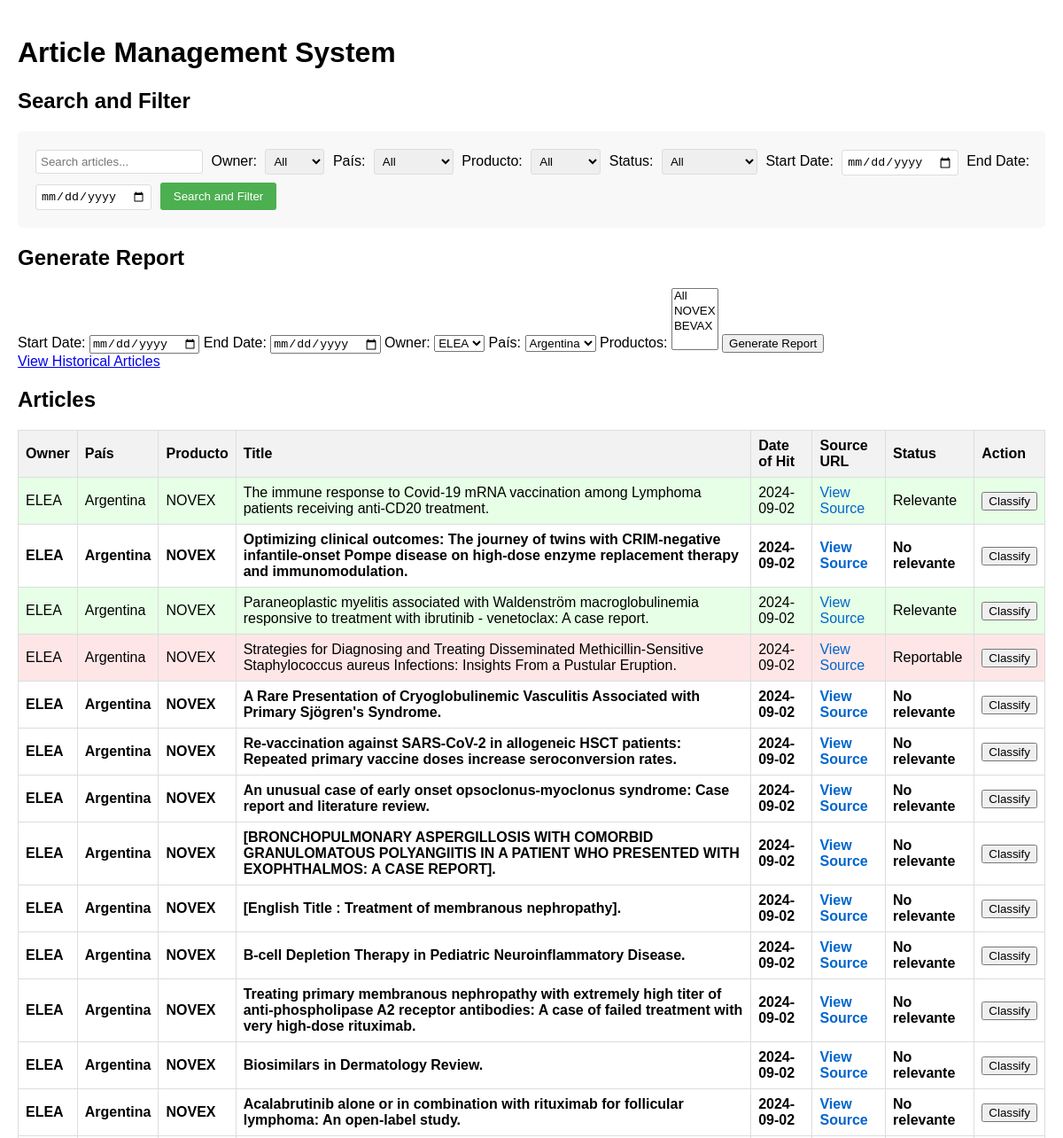
Before: / (upper part) with the older database file.
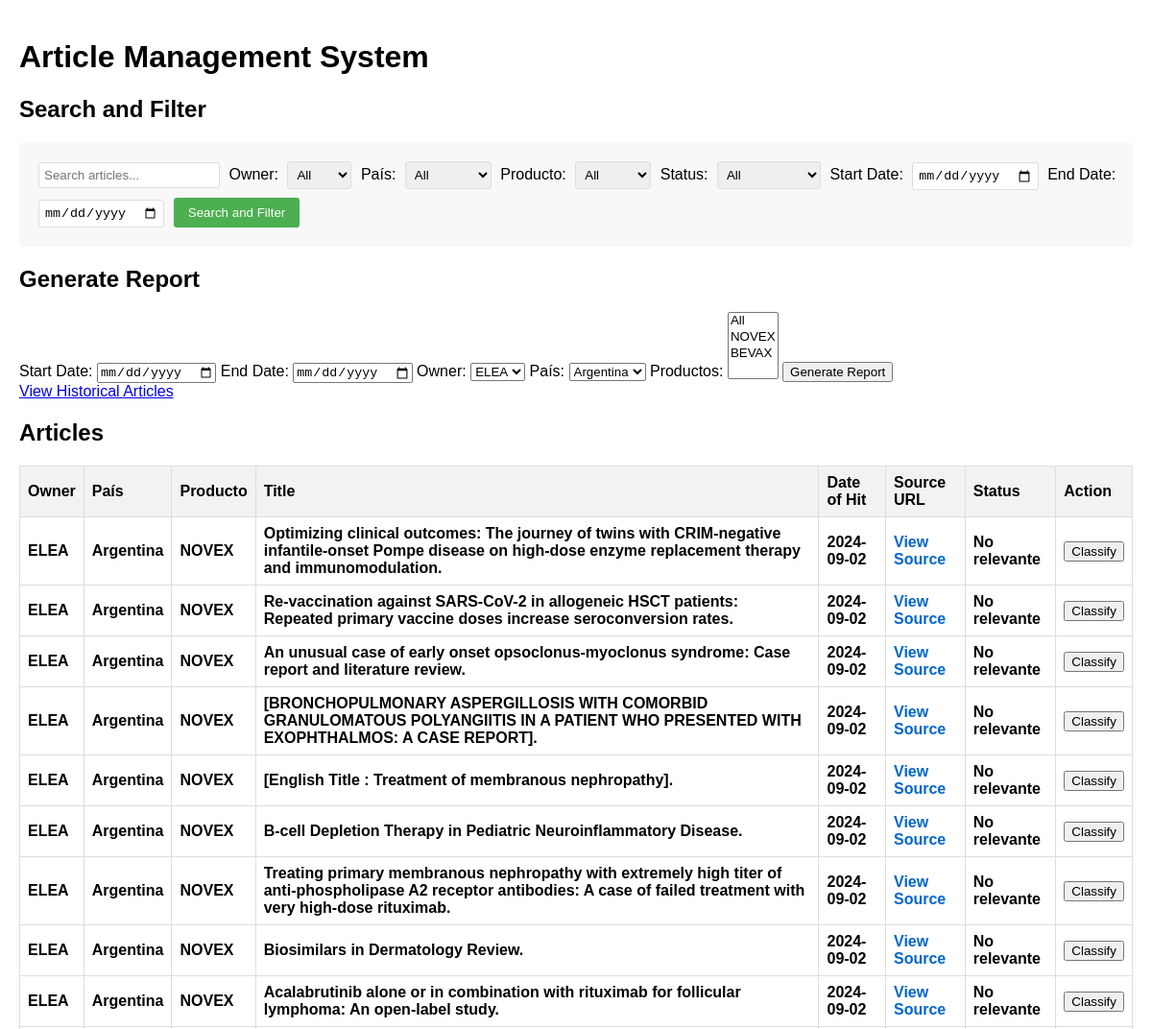
After: the same page with the newer database file.
### models.py (models this page shows)
class Article(db.Model):
    id = db.Column(db.Integer, primary_key=True)
    articleSourceId = db.Column(db.String(255), nullable=False)
    sourceUrl = db.Column(db.String(255), nullable=False)
    title = db.Column(db.Text, nullable=False)
    englishAbstract = db.Column(db.Text)
    spanishAbstract = db.Column(db.Text)
    portugueseAbstract = db.Column(db.Text)
    owner = db.Column(db.String(255), nullable=False)
    pais = db.Column(db.String(255), nullable=False)
    producto = db.Column(db.String(255), nullable=False)
    dateOfHit = db.Column(db.Date, nullable=False)
    status = db.Column(db.String(20), default="No relevante")
    is_historical = db.Column(db.Boolean, default=False)

### routes.py (the view, shortened to what this page needs)
@main.route('/')
def index():
    logging.debug("Entering index route")
    search_query = request.args.get('search', '')
    owner_filter = request.args.get('owner', '')
    pais_filter = request.args.get('pais', '')
    producto_filter = request.args.get('producto', '')
    status_filter = request.args.get('status', '')
    start_date = request.args.get('start_date', '')
    end_date = request.args.get('end_date', '')
    query = Article.query.filter_by(is_historical=False)
    if owner_filter:
        query = query.filter(Article.owner == owner_filter)
    if pais_filter:
        query = query.filter(Article.pais == pais_filter)
    if producto_filter:
        query = query.filter(Article.producto == producto_filter)
    if status_filter:
        query = query.filter(Article.status == status_filter)
    if start_date:
        query = query.filter(Article.dateOfHit >= datetime.strptime(start_date, '%Y-%m-%d').date())
    if end_date:
        query = query.filter(Article.dateOfHit <= datetime.strptime(end_date, '%Y-%m-%d').date())
    articles = query.all()
    logging.debug(f"Retrieved {len(articles)} articles from the database")
    owners = db.session.query(Article.owner.distinct()).all()
    paises = db.session.query(Article.pais.distinct()).all()
    productos = db.session.query(Article.producto.distinct()).all()
    logging.debug(f"Retrieved {len(owners)} owners, {len(paises)} paises, and {len(productos)} productos")
    return render_template('index.html', articles=articles, owners=owners, paises=paises, productos=productos,
                           search_query=search_query, owner_filter=owner_filter, pais_filter=pais_filter,
                           producto_filter=producto_filter, status_filter=status_filter,
                           start_date=start_date, end_date=end_date)

### templates/index.html (shortened to what this page needs)
{% extends "base.html" %}
{% block content %}
<h1>Article Management System</h1>
{% if not historical %}
<h2>Search and Filter</h2>
<form id="searchFilterForm" method="GET" action="{{ url_for('main.index') }}">
    <input type="text" name="search" placeholder="Search articles..." value="{{ search_query }}">
    <label for="owner">Owner:</label>
    <select name="owner">
        <option value="">All</option>
    </select>
    <label for="pais">País:</label>
    <select name="pais">
        <option value="">All</option>
    </select>
    <label for="producto">Producto:</label>
    <select name="producto">
        <option value="">All</option>
    </select>
    <label for="status">Status:</label>
    <select name="status">
        <option value="">All</option>
    </select>
    <label for="start_date">Start Date:</label>
    <input type="date" name="start_date" value="{{ start_date }}">
    <label for="end_date">End Date:</label>
    <input type="date" name="end_date" value="{{ end_date }}">
    <button type="submit">Search and Filter</button>
</form>
<h2>Generate Report</h2>
<form id="reportForm">
    <label for="start_date">Start Date:</label>
    <input type="date" id="start_date" name="start_date" required>
    <label for="end_date">End Date:</label>
    <input type="date" id="end_date" name="end_date" required>
    <label for="owner">Owner:</label>
    <select id="owner" name="owner" required>
        {% for owner in owners %}
        <option value="{{ owner[0] }}">{{ owner[0] }}</option>
        {% endfor %}
    </select>
    <label for="pais">País:</label>
    <select id="pais" name="pais" required>
        {% for pais in paises %}
        <option value="{{ pais[0] }}">{{ pais[0] }}</option>
        {% endfor %}
    </select>
    <label for="productos">Productos:</label>
    <select id="productos" name="productos[]" multiple required>
        <option value="All">All</option>
        {% for producto in productos %}
        <option value="{{ producto[0] }}">{{ producto[0] }}</option>
        {% endfor %}
    </select>
    <button type="submit">Generate Report</button>
</form>
<a href="{{ url_for('main.historical') }}">View Historical Articles</a>
{% else %}
<a href="{{ url_for('main.index') }}">Back to Current Articles</a>
{% endif %}
<h2>{% if historical %}Historical {% endif %}Articles</h2>
<table>
    <thead>
        <tr>
            <th>Owner</th>
            <th>País</th>
            <th>Producto</th>
            <th>Title</th>
            <th>Date of Hit</th>
            <th>Source URL</th>
            <th>Status</th>
            {% if not historical %}
            <th>Action</th>
            {% endif %}
        </tr>
    </thead>
    <tbody>
        {% for article in articles %}
        <tr data-id="{{ article.id }}" class="{% if article.status == 'Relevante' %}relevante{% elif article.status == 'Reportable' %}reportable{% elif article.status == 'No relevante' %}bold{% endif %}">
            <td>{{ article.owner }}</td>
            <td>{{ article.pais }}</td>
            <td>{{ article.producto }}</td>
            <td>{{ article.title }}</td>
            <td>{{ article.dateOfHit }}</td>
            <td><a href="{{ article.sourceUrl }}" target="_blank" class="source-link">View Source</a></td>
            <td>{{ article.status }}</td>
            {% if not historical %}
            <td><button class="classify-btn" data-id="{{ article.id }}">Classify</button></td>
            {% endif %}
        </tr>
        {% endfor %}
    </tbody>
</table>
{% endblock %}

### templates/base.html (shortened to what this page needs)
<!DOCTYPE html>
<html lang="en">
<head>
    <link rel="stylesheet" href="{{ url_for('static', filename='css/styles.css') }}">
</head>
<body>
    {% block content %}{% endblock %}
</body>
</html>

### static/css/styles.css (style rules this page uses)
body { font-family: Arial, sans-serif; margin: 0; padding: 20px; }
table { width: 100%; border-collapse: collapse; margin-top: 20px; }
th, td { border: 1px solid #ddd; padding: 8px; text-align: left; }
th { background-color: #f2f2f2; }
.bold { font-weight: bold; }
.source-link { color: #0066cc; text-decoration: none; }
#searchFilterForm { background-color: #f8f8f8; padding: 15px; border-radius: 5px; margin-bottom: 20px; }
#searchFilterForm input[type="text"], #searchFilterForm select, #searchFilterForm input[type="date"] { margin: 5px; padding: 5px; border: 1px solid #ddd; border-radius: 3px; }
#searchFilterForm button { background-color: #4CAF50; color: white; padding: 8px 15px; border: none; border-radius: 3px; cursor: pointer; }

Changed rows visible on the page:
no longer on this page (row edited): Article: owner "ELEA", pais "Argentina", producto "NOVEX", title "The immune response to Covid-19 mRNA vaccination among Lymphoma patients receiving anti-CD20 treatment.", dateOfHit "2024-09-02", status "Relevante"
no longer on this page (row edited): Article: owner "ELEA", pais "Argentina", producto "NOVEX", title "Paraneoplastic myelitis associated with Waldenström macroglobulinemia responsive to treatment with ibrutinib - venetoclax: A case report.", dateOfHit "2024-09-02", status "Relevante"
no longer on this page (row edited): Article: owner "ELEA", pais "Argentina", producto "NOVEX", title "Strategies for Diagnosing and Treating Disseminated Methicillin-Sensitive Staphylococcus aureus Infections: Insights From a Pustular Eruption.", dateOfHit "2024-09-02", status "Reportable"
no longer on this page (row edited): Article: owner "ELEA", pais "Argentina", producto "NOVEX", title "A Rare Presentation of Cryoglobulinemic Vasculitis Associated with Primary Sjögren's Syndrome.", dateOfHit "2024-09-02", status "No relevante"
